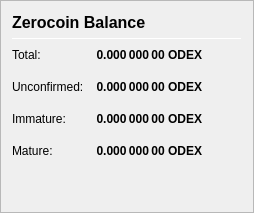
                <widget class="QFrame" name="frame_ZerocoinBalances">
                 <property name="frameShape">
                  <enum>QFrame::StyledPanel</enum>
                 </property>
                 <property name="frameShadow">
                  <enum>QFrame::Raised</enum>
                 </property>
                 <layout class="QVBoxLayout" name="verticalLayout_7">
                  <item>
                   <layout class="QHBoxLayout" name="horizontalLayout_8" stretch="0">
                    <item>
                     <widget class="QLabel" name="label_5z_3">
                      <property name="minimumSize">
                       <size>
                        <width>0</width>
                        <height>20</height>
                       </size>
                      </property>
                      <property name="font">
                       <font>
                        <pointsize>12</pointsize>
                        <weight>75</weight>
                        <bold>true</bold>
                       </font>
                      </property>
                      <property name="text">
                       <string>Zerocoin Balance</string>
                      </property>
                     </widget>
                    </item>
                   </layout>
                  </item>
                  <item>
                   <widget class="Line" name="line_ZerocoinBalance">
                    <property name="minimumSize">
                     <size>
                      <width>0</width>
                      <height>1</height>
                     </size>
                    </property>
                    <property name="maximumSize">
                     <size>
                      <width>16777215</width>
                      <height>1</height>
                     </size>
                    </property>
                    <property name="orientation">
                     <enum>Qt::Horizontal</enum>
                    </property>
                   </widget>
                  </item>
                  <item>
                   <layout class="QGridLayout" name="gridLayout_5">
                    <property name="spacing">
                     <number>12</number>
                    </property>
                    <item row="4" column="0">
                     <widget class="QLabel" name="labelzBalanceMatureText">
                      <property name="toolTip">
                       <string>Mature: more than 20 confirmation and more than 1 mint of the same denomination after it was minted.
These zODEX are spendable.</string>
                      </property>
                      <property name="text">
                       <string>Mature:</string>
                      </property>
                     </widget>
                    </item>
                    <item row="1" column="1">
                     <widget class="QLabel" name="labelzBalance">
                      <property name="font">
                       <font>
                        <weight>75</weight>
                        <bold>true</bold>
                       </font>
                      </property>
                      <property name="cursor">
                       <cursorShape>IBeamCursor</cursorShape>
                      </property>
                      <property name="toolTip">
                       <string>All available zODEX, unconfirmed and immature zODEX included.</string>
                      </property>
                      <property name="text">
                       <string notr="true">0.000 000 00 ODEX</string>
                      </property>
                      <property name="alignment">
                       <set>Qt::AlignRight|Qt::AlignTrailing|Qt::AlignVCenter</set>
                      </property>
                      <property name="textInteractionFlags">
                       <set>Qt::LinksAccessibleByMouse|Qt::TextSelectableByKeyboard|Qt::TextSelectableByMouse</set>
                      </property>
                     </widget>
                    </item>
                    <item row="1" column="0">
                     <widget class="QLabel" name="labelzBalanceText">
                      <property name="toolTip">
                       <string>All available zODEX, unconfirmed and immature zODEX included.</string>
                      </property>
                      <property name="text">
                       <string>Total:</string>
                      </property>
                     </widget>
                    </item>
                    <item row="1" column="2">
                     <spacer name="horizontalSpacer_8">
                      <property name="orientation">
                       <enum>Qt::Horizontal</enum>
                      </property>
                      <property name="sizeHint" stdset="0">
                       <size>
                        <width>40</width>
                        <height>20</height>
                       </size>
                      </property>
                     </spacer>
                    </item>
                    <item row="4" column="2">
                     <spacer name="horizontalSpacer_4">
                      <property name="orientation">
                       <enum>Qt::Horizontal</enum>
                      </property>
                      <property name="sizeHint" stdset="0">
                       <size>
                        <width>40</width>
                        <height>20</height>
                       </size>
                      </property>
                     </spacer>
                    </item>
                    <item row="4" column="1">
                     <widget class="QLabel" name="labelzBalanceMature">
                      <property name="font">
                       <font>
                        <weight>75</weight>
                        <bold>true</bold>
                       </font>
                      </property>
                      <property name="toolTip">
                       <string>Mature: more than 20 confirmation and more than 1 mint of the same denomination after it was minted.
These zODEX are spendable.</string>
                      </property>
                      <property name="text">
                       <string>0.000 000 00 ODEX</string>
                      </property>
                      <property name="alignment">
                       <set>Qt::AlignRight|Qt::AlignTrailing|Qt::AlignVCenter</set>
                      </property>
                     </widget>
                    </item>
                    <item row="2" column="0">
                     <widget class="QLabel" name="labelzBalanceUnconfirmedText">
                      <property name="toolTip">
                       <string>Unconfirmed: less than 20 confirmations
Immature: confirmed, but less than 1 mint of the same denomination after it was minted</string>
                      </property>
                      <property name="text">
                       <string>Unconfirmed:</string>
                      </property>
                     </widget>
                    </item>
                    <item row="2" column="1">
                     <widget class="QLabel" name="labelzBalanceUnconfirmed">
                      <property name="font">
                       <font>
                        <weight>75</weight>
                        <bold>true</bold>
                       </font>
                      </property>
                      <property name="toolTip">
                       <string>Unconfirmed: less than 20 confirmations
Immature: confirmed, but less than 1 mint of the same denomination after it was minted</string>
                      </property>
                      <property name="text">
                       <string>0.000 000 00 ODEX</string>
                      </property>
                      <property name="alignment">
                       <set>Qt::AlignRight|Qt::AlignTrailing|Qt::AlignVCenter</set>
                      </property>
                     </widget>
                    </item>
                    <item row="2" column="2">
                     <spacer name="horizontalSpacer_5">
                      <property name="orientation">
                       <enum>Qt::Horizontal</enum>
                      </property>
                      <property name="sizeHint" stdset="0">
                       <size>
                        <width>40</width>
                        <height>20</height>
                       </size>
                      </property>
                     </spacer>
                    </item>
                    <item row="3" column="0">
                     <widget class="QLabel" name="labelzBalanceImmatureText">
                      <property name="toolTip">
                       <string>Unconfirmed: less than 20 confirmations
Immature: confirmed, but less than 1 mint of the same denomination after it was minted</string>
                      </property>
                      <property name="text">
                       <string>Immature:</string>
                      </property>
                     </widget>
                    </item>
                    <item row="3" column="1">
                     <widget class="QLabel" name="labelzBalanceImmature">
                      <property name="font">
                       <font>
                        <weight>75</weight>
                        <bold>true</bold>
                       </font>
                      </property>
                      <property name="toolTip">
                       <string>Unconfirmed: less than 20 confirmations
Immature: confirmed, but less than 1 mint of the same denomination after it was minted</string>
                      </property>
                      <property name="text">
                       <string>0.000 000 00 ODEX</string>
                      </property>
                      <property name="alignment">
                       <set>Qt::AlignRight|Qt::AlignTrailing|Qt::AlignVCenter</set>
                      </property>
                     </widget>
                    </item>
                    <item row="3" column="2">
                     <spacer name="horizontalSpacer_7">
                      <property name="orientation">
                       <enum>Qt::Horizontal</enum>
                      </property>
                      <property name="sizeHint" stdset="0">
                       <size>
                        <width>40</width>
                        <height>20</height>
                       </size>
                      </property>
                     </spacer>
                    </item>
                   </layout>
                  </item>
                  <item>
                   <spacer name="verticalSpacer_4">
                    <property name="orientation">
                     <enum>Qt::Vertical</enum>
                    </property>
                    <property name="sizeHint" stdset="0">
                     <size>
                      <width>20</width>
                      <height>40</height>
                     </size>
                    </property>
                   </spacer>
                  </item>
                 </layout>
                </widget>
